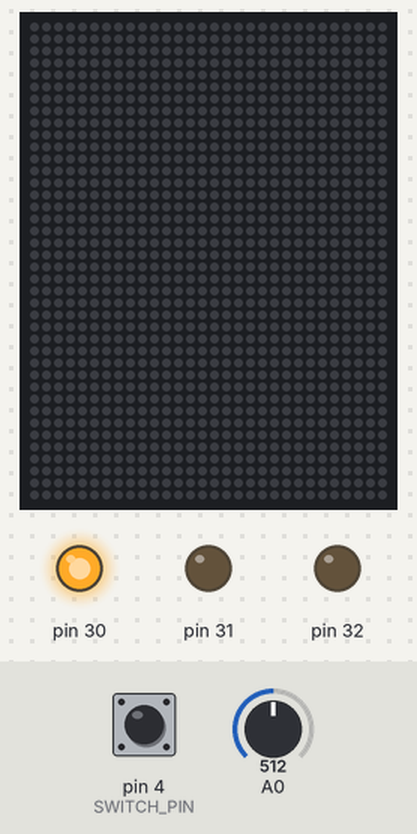
The sketch below on a simulated Arduino Mega 2560, built with avr-gcc and run on an emulated ATmega2560. Parts: 30×40 RGB LED matrix (first LED top left, wired row by row), output pins drawn as LEDs (lit = HIGH). The test bench sets the inputs (shaded band); at power-on: A0 = 512, pin 4 (SWITCH_PIN) HIGH. Dim RGB values are drawn brighter than linear.

Above: at 4.2 s.
4.3 s: A0 set to 716
At 5.3 s:
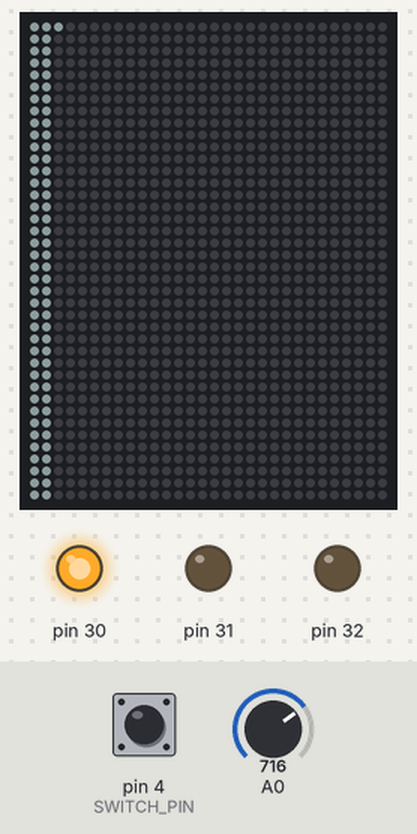
5.9 s: pin 4 (SWITCH_PIN) pulled LOW for 0.15 s
At 7.0 s:
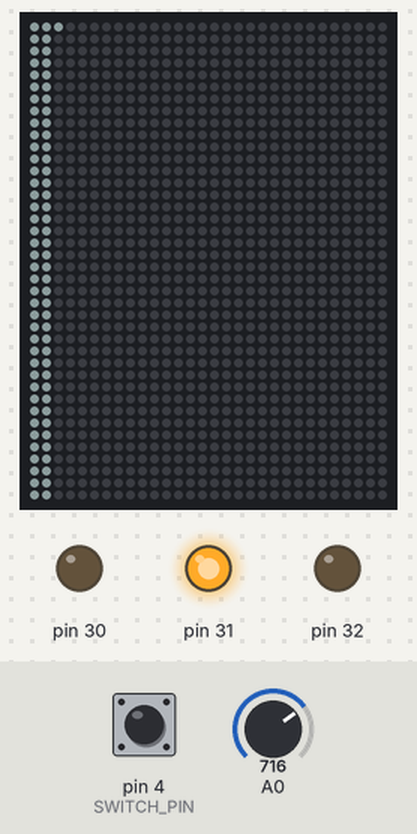
7.5 s: pin 4 (SWITCH_PIN) pulled LOW for 1 s
At 7.9 s:
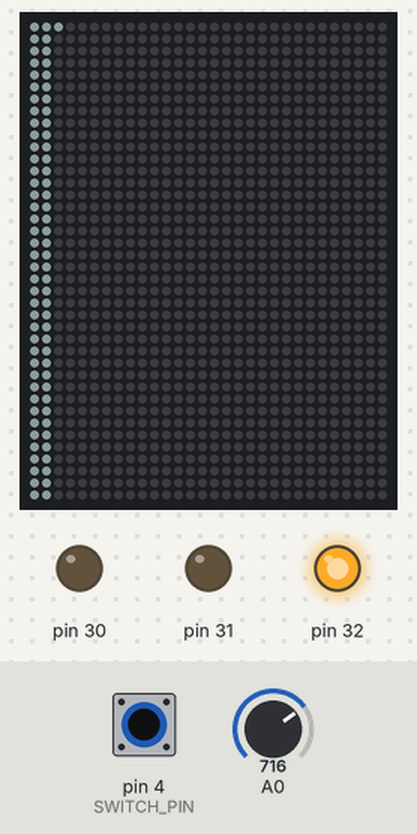
10.0 s: pin 4 (SWITCH_PIN) pulled LOW for 0.15 s
At 10.22 s:
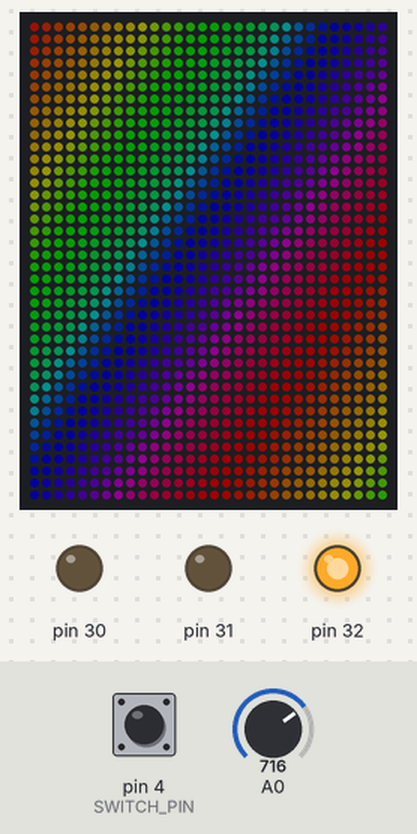
10.7 s: pin 4 (SWITCH_PIN) pulled LOW for 3.2 s
At 11.43 s:
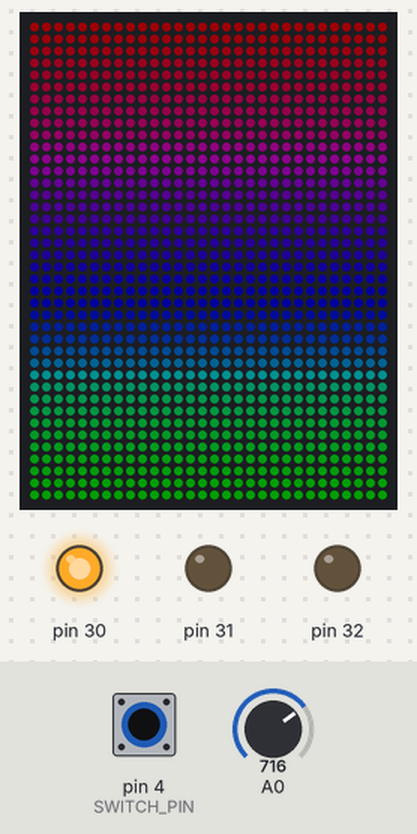
14.5 s: pin 4 (SWITCH_PIN) pulsed LOW 5 times (0.12 s each, 0.3 s apart)
At 16.39 s:
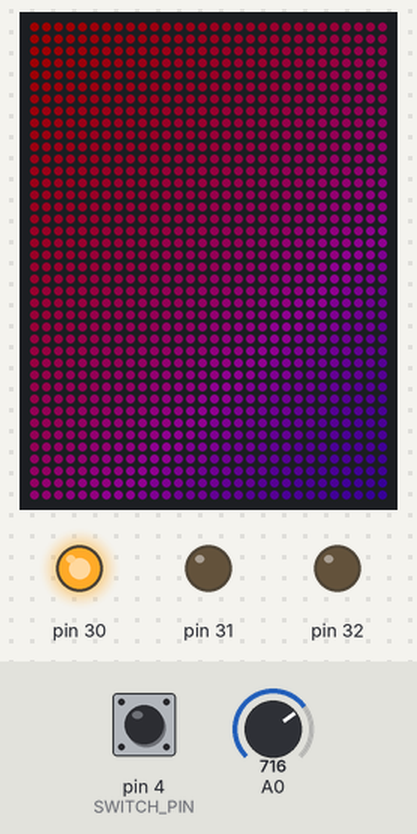
Timing chart, 0 to 17.9 s (numbered marks = the images above; inputs shaded):
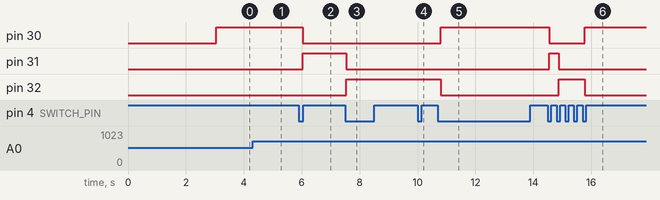

The sketch:

main.ino
```cpp
#include <FastLED.h>
#include <arduinoFFT.h>
#include <SPI.h>

#define SWITCH_PIN 4  // Pin connected to switch button
#define LED_PIN 3   // Pin connected to LED

// FastLED parameters
#define BRIGHTNESS  30
#define LED_TYPE    WS2811
#define COLOR_ORDER GRB
#define UPDATES_PER_SECOND 100

// Params for width and height
const uint8_t kMatrixWidth = 30;
const uint8_t kMatrixHeight = 40;
#define NUM_LEDS (kMatrixWidth * kMatrixHeight)

// Param for different pixel layouts
const bool kMatrixSerpentineLayout = true;
const bool kMatrixVertical = false;

// FastLed arrays
CRGB led_safe[ NUM_LEDS + 1];
CRGB* const leds(led_safe + 1);

// Led matrix utility functions
uint16_t XY( uint8_t x, uint8_t y)
{
  uint16_t i;

  if( kMatrixSerpentineLayout == false) {
    if (kMatrixVertical == false) {
      i = (y * kMatrixWidth) + x;
    } else {
      i = kMatrixHeight * (kMatrixWidth - (x+1))+y;
    }
  }

  if( kMatrixSerpentineLayout == true) {
    if (kMatrixVertical == false) {
      if( y & 0x01) {
        // Odd rows run backwards
        uint8_t reverseX = (kMatrixWidth - 1) - x;
        i = (y * kMatrixWidth) + reverseX;
      } else {
        // Even rows run forwards
        i = (y * kMatrixWidth) + x;
      }
    } else { // vertical positioning
      if ( x & 0x01) {
        i = kMatrixHeight * (kMatrixWidth - (x+1))+y;
      } else {
        i = kMatrixHeight * (kMatrixWidth - x) - (y+1);
      }
    }
  }

  return i;
}
uint16_t XYsafe( uint8_t x, uint8_t y)
{
  if( x >= kMatrixWidth) return -1;
  if( y >= kMatrixHeight) return -1;
  return XY(x,y);
}

// Audio analyser parameters
#define SAMPLES 64            //Must be a power of 2
#define MAX_DEVICES  4   // Total number display modules
#define CLK_PIN   13  // Clock pin to communicate with display
#define DATA_PIN  11  //   Data pin to communicate with display
#define CS_PIN    10  // Control pin to   communicate with display
#define xres 30      // Total number of  columns in   the display, must be <= SAMPLES/2
#define yres 40      // Total number of  rows   in the display

// Audio analyser variables
double vReal[SAMPLES];
double vImag[SAMPLES];
char data_avgs[xres];

int AnalyserPattern[]={0, 128, 192, 160, 144, 136, 132, 130, 129};
int yvalue, displaycolumn , displayvalue, peaks[xres], displaymode = 1;
const int buttonPin   = 5;    // the number of the pushbutton pin
int state = HIGH;             //   the current reading from the input pin
int previousState = LOW;   // the previous   reading from the input pin
unsigned long lastDebounceTime = 0;  // the last time the output pin was toggled
unsigned long debounceDelay = 50;    // the debounce time; increase if the output flickers

arduinoFFT FFT = arduinoFFT();                                    // FFT object

// Output switch variables
bool prevstatus = false;
int counter = 0, arduino_output = 0;
static uint8_t hue;

void setup() {
    ADCSRA = 0b11100101;      // set ADC to free running mode   and set pre-scalar to 32 (0xe5)
    ADMUX = 0b00000000;       // use pin A0 and   external voltage reference

    delay( 3000 ); // power-up safety delay
    FastLED.addLeds<LED_TYPE, LED_PIN, COLOR_ORDER>(leds, NUM_LEDS).setCorrection( TypicalLEDStrip );
    FastLED.setBrightness(BRIGHTNESS);

    pinMode(SWITCH_PIN,INPUT_PULLUP);

    pinMode(30, OUTPUT);
    pinMode(31, OUTPUT);
    pinMode(32, OUTPUT);

    Serial.begin(9600);
    delay(50);            // wait to get reference   voltage stabilized
}

void updateOutput(){
    int sensorValue = digitalRead(SWITCH_PIN);

    if (!sensorValue && !prevstatus) {
        counter = (counter + 1)%4;
        prevstatus = true;
    }else if (sensorValue && prevstatus){
        prevstatus = false;
    }

    if (counter == 0) {
        digitalWrite(30, HIGH);
        digitalWrite(31, LOW);
        digitalWrite(32, LOW);
    }else if (counter == 1) {
        digitalWrite(30, LOW);
        digitalWrite(31, HIGH);
        digitalWrite(32, LOW);
    }else if (counter == 2) {
        digitalWrite(30, LOW);
        digitalWrite(31, LOW);
        digitalWrite(32, HIGH);
        arduino_output = 0;
    }else if (counter == 3) {
        digitalWrite(30, LOW);
        digitalWrite(31, LOW);
        digitalWrite(32, HIGH);
        arduino_output = 1;
    }else{
        digitalWrite(30, LOW);
        digitalWrite(31, LOW);
        digitalWrite(32, LOW);
    }
}

void audioToArray(){
    // ++ Sampling
   for(int i=0; i<SAMPLES; i++)
    {
        while(!(ADCSRA & 0x10));  // wait for ADC to complete current conversion ie ADIF bit set
        ADCSRA = 0b11110101;  // clear ADIF bit so that ADC can do next operation (0xf5)
        int value = ADC - 512 ;  // Read from ADC and subtract DC offset caused value
        vReal[i]= value/8;  // Copy to bins after compressing
        vImag[i] = 0;
    }
    // -- Sampling

    // ++ FFT
    FFT.Windowing(vReal, SAMPLES, FFT_WIN_TYP_HAMMING, FFT_FORWARD);
    FFT.Compute(vReal, vImag, SAMPLES, FFT_FORWARD);
    FFT.ComplexToMagnitude(vReal,   vImag, SAMPLES);
    // -- FFT

    // ++ re-arrange FFT result   to match with no. of columns on display ( xres )
    int step = (SAMPLES/2)/xres;
    int c=0;
    for(int i=0; i<(SAMPLES/2); i+=step)
    {
        data_avgs[c] = 0;
        for (int k=0 ; k < step ; k++) {
            data_avgs[c] = data_avgs[c] + vReal[i+k];
        }
        data_avgs[c] = data_avgs[c]/step;
        c++;
    }
    // -- re-arrange FFT result to match with no. of columns on display ( xres )

    // ++ send to display according measured value
    for(int i=0; i < xres; i++)
    {
        data_avgs[i] = constrain(data_avgs[i],0,80);             // set max & min values for buckets
        data_avgs[i] = map(data_avgs[i], 0, 80, 0, yres);        // remap averaged values to yres
        yvalue=data_avgs[i];

        peaks[i] = peaks[i]-1;    // decay by one light
        if (yvalue > peaks[i])
            peaks[i] = yvalue ;
        yvalue = peaks[i];
        displayvalue=AnalyserPattern[yvalue];
        for (int j = 0; j < yres; j++) {
            if (j < yvalue)
            {
                leds[XY(i, j)] = CRGB(214, 236, 239);
            }else{
                leds[XY(i, j)] = CRGB(0, 0, 0);
            }
        }
     }
}

void matrixExample(){
    uint32_t ms = millis();
    int32_t yHueDelta32 = ((int32_t)cos16( ms * (27/1) ) * (350 / kMatrixWidth));
    int32_t xHueDelta32 = ((int32_t)cos16( ms * (39/1) ) * (310 / kMatrixHeight));

    uint8_t startHue8 = ms / 65536;
    int8_t yHueDelta8 = yHueDelta32 / 32768;
    int8_t xHueDelta8 = xHueDelta32 / 32768;

    uint8_t lineStartHue = startHue8;
    for( uint8_t y = 0; y < kMatrixHeight; y++) {
        lineStartHue += yHueDelta8;
        uint8_t pixelHue = lineStartHue;
        for( uint8_t x = 0; x < kMatrixWidth; x++) {
            pixelHue += xHueDelta8;
            leds[ XY(x, y)] = CHSV(pixelHue, 255, 255);
        }
    }
}

void loop() {
    updateOutput();
    if (arduino_output == 0) {
        audioToArray();
    }else{
        matrixExample();
    }
    FastLED.show();
    FastLED.delay(1000 / UPDATES_PER_SECOND);
}
```

Measured:
- after the input at 4.3 s, the LEDs: change after 0.16 s (image 1)
- after the input at 5.9 s, pin 30: HIGH → LOW after 0.14 s; pin 31: LOW → HIGH after 0.14 s
- after the input at 7.5 s, pin 31: HIGH → LOW at once; pin 32: LOW → HIGH at once
- after the input at 10.0 s, the LEDs: change after 0.17 s (image 4)
- after the input at 10.7 s, pin 30: LOW → HIGH after 0.10 s; pin 32: HIGH → LOW after 0.10 s
- after the input at 14.5 s, pin 30: HIGH → LOW after 0.05 s, → HIGH 1.2 s later; pin 31: LOW → HIGH after 0.05 s, → LOW 0.33 s later; pin 32: LOW → HIGH after 0.38 s, → LOW 0.89 s later
